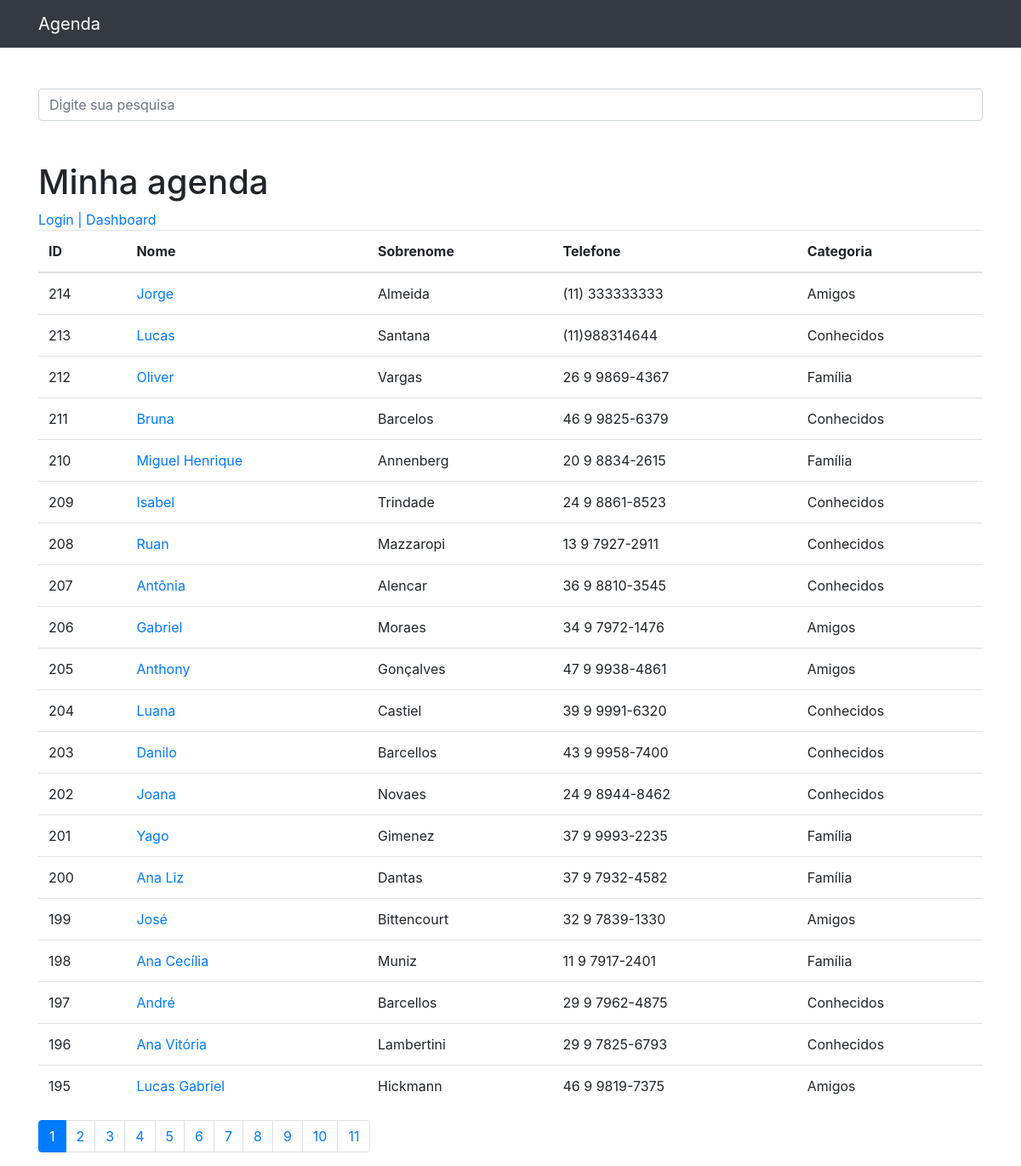
Before: / with the older database file.
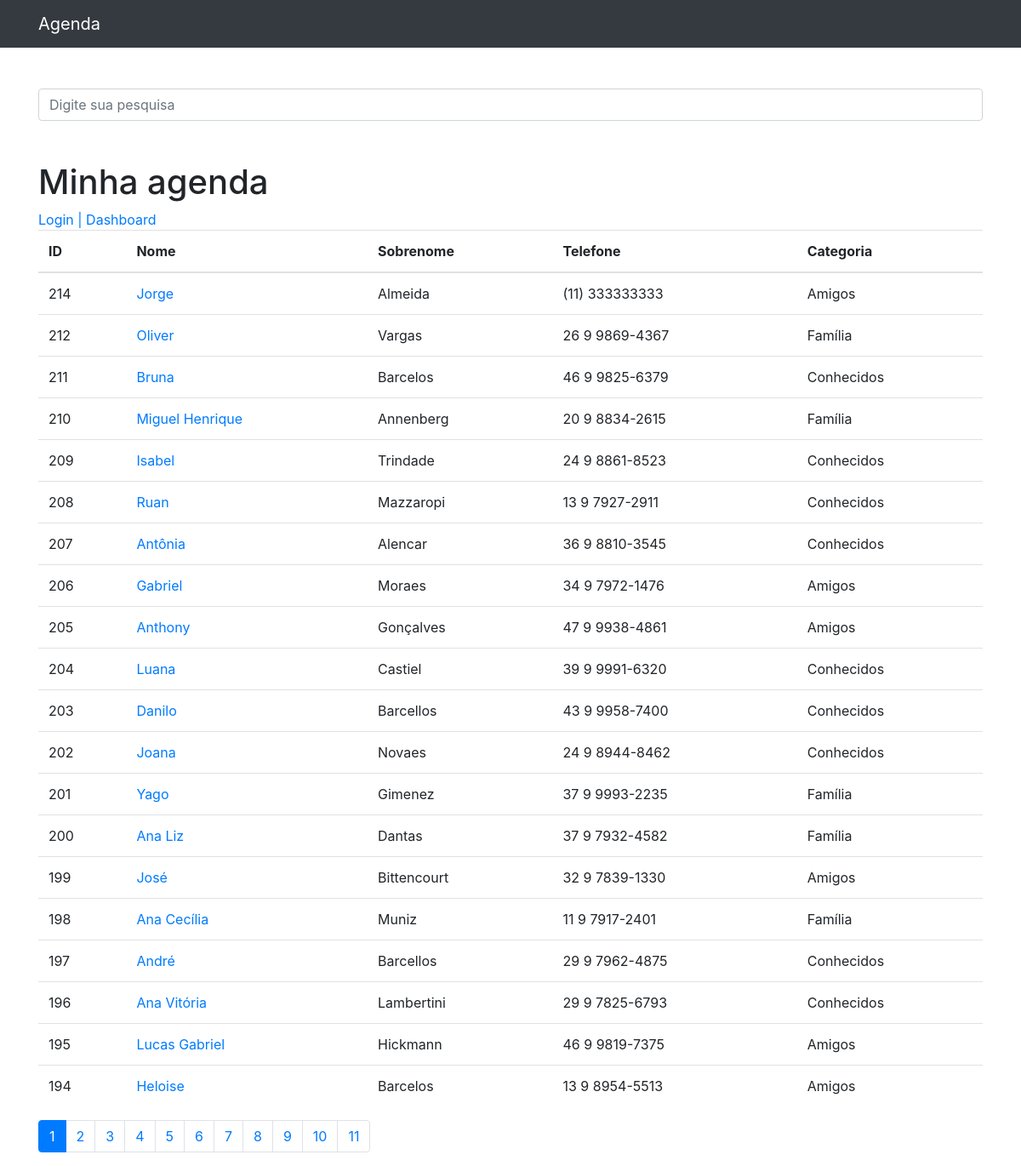
After: the same page with the newer database file.
### contatos/models.py (models this page shows, shortened)
class Contato(models.Model):
    nome = models.CharField(max_length=150)
    sobrenome = models.CharField(max_length=255, blank=True)
    telefone = models.CharField(max_length=255)
    email = models.CharField(max_length=255, blank=True)
    data_criacao = models.DateTimeField(default=timezone.now)
    descricao = models.TextField(blank=True)
    categoria = models.ForeignKey(Categoria, on_delete=models.DO_NOTHING)
    mostrar = models.BooleanField(default=True)
    foto = models.ImageField(blank=True, upload_to='fotos/%Y/%m/')

class Categoria(models.Model):
    nome = models.CharField(max_length=255)
    def __str__(self):
        return self.nome

### contatos/views.py (the view)
# urls.py: path('', views.index, name='index'),
def index(request):
    contatos = Contato.objects.order_by('-id').filter(
        mostrar=True
    )
    paginator = Paginator(contatos, 20)
    page = request.GET.get('p')
    contatos = paginator.get_page(page)
    return render(request, 'contatos/index.html', {
        'contatos': contatos
    })

### contatos/templates/contatos/index.html
{% extends 'base.html' %}
{%block conteudo%}
    <h1 class="mt-5">Minha agenda</h1>
<a href="{% url 'login' %}">Login | </a>
<a href="{% url 'dashboard' %}">Dashboard</a>
    <table class="table">
      <thead>
        <tr>
          <th>ID</th>
          <th>Nome</th>
          <th>Sobrenome</th>
          <th>Telefone</th>
          <th>Categoria</th>
        </tr>
      </thead>
      <tbody>
        {% for contato in contatos %}
          <tr>
            <td>{{ contato.id }}</td>
            <td>
              <a href="{% url 'ver_contato' contato.id %}">{{ contato.nome }}</a>
            </td>
            <td>{{ contato.sobrenome }}</td>
            <td>{{ contato.telefone }}</td>
            <td>{{ contato.categoria }}</td>
          </tr>
        {% endfor %}
      </tbody>
    </table>
<nav aria-label="Page navigation example">
  <ul class="pagination">
    {% for pagina in contatos.paginator.page_range %}
      {% if contatos.number == pagina %}
        <li class="page-item active">
          <a class="page-link" href="?p={{ pagina }}&termo={{ request.GET.termo }}">{{pagina}}</a>
        </li>
      {% else %}
        <li class="page-item">
          <a class="page-link" href="?p={{ pagina }}&termo={{ request.GET.termo }}">{{pagina}}</a>
        </li>
      {% endif %}
    {% endfor %}
  </ul>
</nav>
{%endblock%}

### templates/base.html (shortened to what this page needs)
{% load static %}
<!DOCTYPE html>
<html lang="pt">
<head>
  {% include 'parciais/_head.html' %}
</head>
<body>
  {% include 'parciais/_nav.html' %}
  <div class="container">
    <div class="row">
      <div class="col-lg-12">
        {% if 'accounts' not in request.path %}
        <br><br>
        <form method="get" action="{% url 'busca' %}">
          <div class="form-group row">
            <div class="col-12">
              <input class="form-control"
                     type="search" value="{{ request.GET.termo }}"
                     id="search-input"
                     placeholder="Digite sua pesquisa"
                     name="termo">
            </div>
          </div>
        </form>
        {% endif %}
        {%block conteudo%} {%endblock%}
      </div>
    </div>
  </div>
</body>
</html>

### templates/parciais/_head.html (shortened to what this page needs)
{% load static %}
<link href="{% static 'vendor/bootstrap/css/bootstrap.min.css'%}" rel="stylesheet">

### templates/parciais/_nav.html (shortened to what this page needs)
  <nav class="navbar navbar-expand-lg navbar-dark bg-dark static-top">
    <div class="container">
      <a class="navbar-brand" href="{% url 'index' %}">Agenda</a>
    </div>
  </nav>

Changed rows visible on the page:
no longer on this page (row edited): Contato: id "213", nome "Lucas", sobrenome "Santana", telefone "(11)988314644", categoria "Conhecidos"
now on this page (row unchanged): Contato: id "194", nome "Heloise", sobrenome "Barcelos", telefone "13 9 8954-5513", categoria "Amigos"
